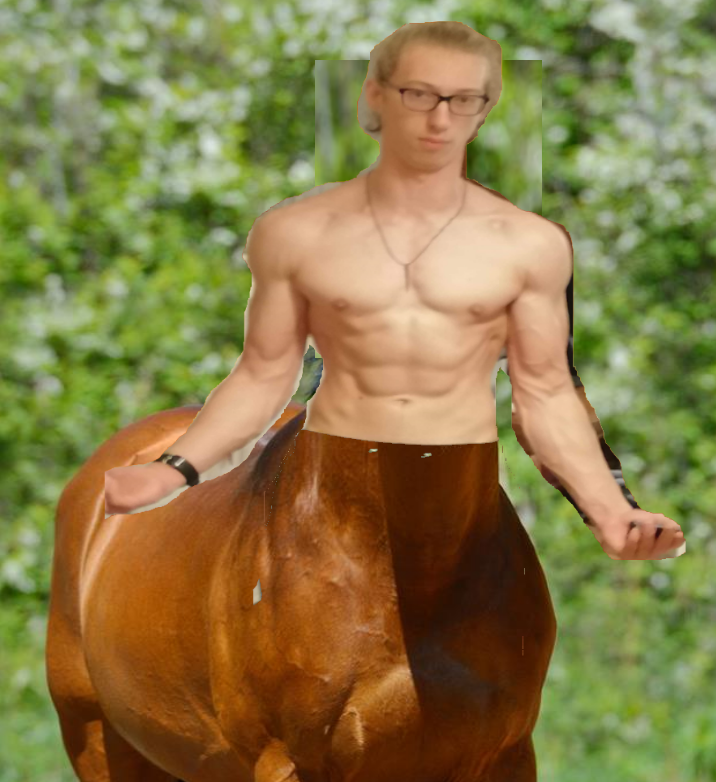
#> input picture backend/paard.png, 716 x 782 px
$ python -i img.py   (imports and definitions only)
#> lines starting #> are read from the running program, lines starting #| are printed output that depends on the picture
import os

from PIL import Image, ImageEnhance

WIDTH = 384

def prepare_image(path) -> Image.Image:

#> called with path = '../paard.png'
    img = Image.open(path.lstrip("/")) # TODO: fix hack for windows paths, remove lstrip when fixed
#> img is the input picture: PIL image 716x782 RGB; mean R, G, B 136.6, 122.1, 70.6

    # 1. convert to grayscale
    img = img.convert("L")
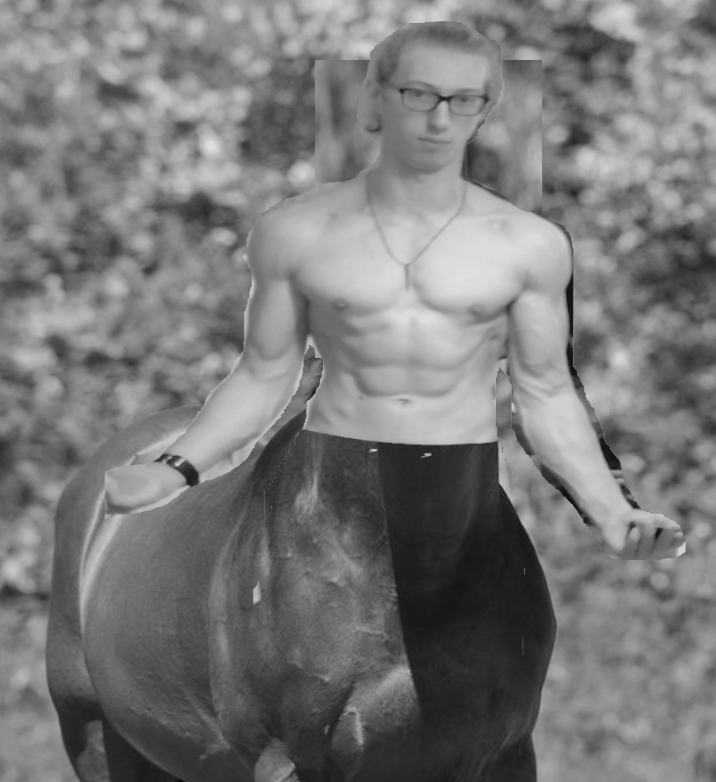
#> img: PIL image 716x782 L; min 6, max 225, mean 120.6

    # 2. optional contrast boost (belangrijk voor thermisch printen)
    enhancer = ImageEnhance.Contrast(img)
    img = enhancer.enhance(1.4)
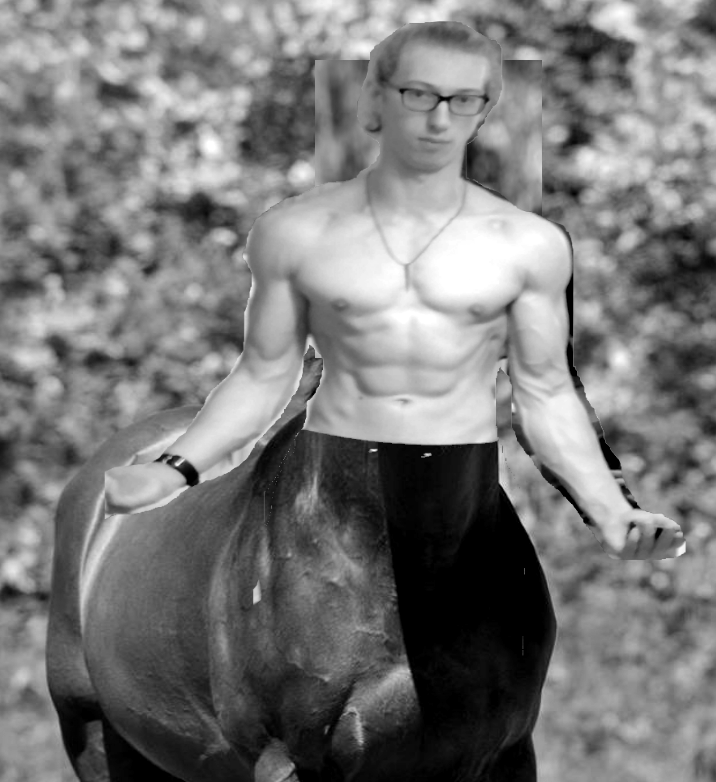
#> img: PIL image 716x782 L; min 0, max 255, mean 120.2

    # 3. resize keeping aspect ratio
    ratio = WIDTH / img.width
#> ratio = 0.536
    new_height = int(img.height * ratio)
#> new_height = 419
    img = img.resize((WIDTH, new_height))
#> img: PIL image 384x419 L

    # 4. Floyd-Steinberg dithering (cruciaal)
    img = img.convert("1")  # default dithering in PIL
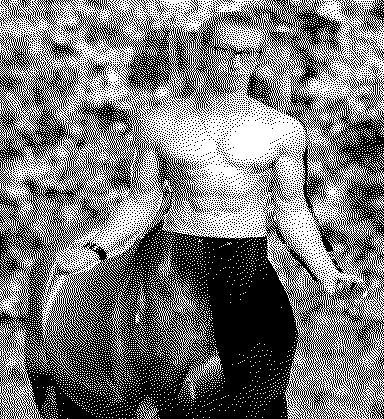
#> img: PIL image 384x419 1; 47.1% white in thin lines or dots

    return img

>>> result = prepare_image('../paard.png')
